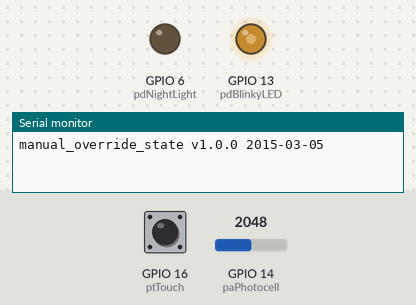
Simulated run of this sketch. Board: ESP32-S3. Parts: output pins drawn as LEDs (lit = HIGH), the last lines printed to the serial monitor. Dashed ring = blinking. Inputs (shaded band) come from the test bench; at power-on: GPIO 14 (paPhotocell) = 2048, GPIO 16 (ptTouch) HIGH.

Above: at 0.1 s.
At 4.2 s:
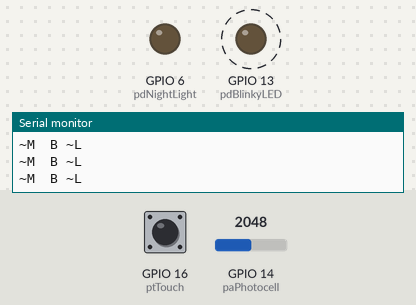
4.3 s: GPIO 14 (paPhotocell) set to 382
6.5 s: GPIO 14 (paPhotocell) set to 345
At 7.8 s:
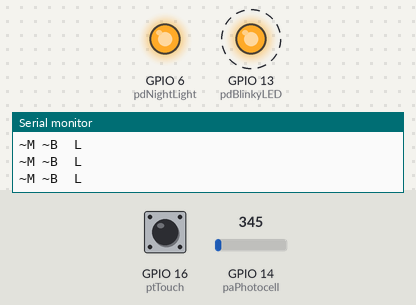
Timing chart, 0 to 15.5 s (numbered marks = the images above; inputs shaded):
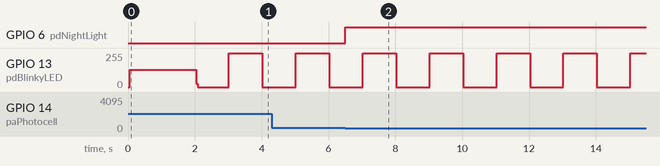

The sketch:

manual_override_state.ino
```cpp
/*
  manual_override_state.ino
  Demonstration of simplified state machine with two inputs:
    a photocell and a touch sensor
  The photocell controls the state of a night light, unless manually overridden
  by a touch to the touch sensor. A second touch rescinds the override.

  The problem as we approached it in class offers an incorrect solution.
  Specifically, if we represent each state with three characters, one each for
  override, room, and LED, with
    override: 0 off, 1 on
    room: 0 dark, 1 lit
    LED: 0 off, 1 on
  we have the following state transition chart:

        000   <--T-->   101 <-
         v                     \
      > 001   <--T-->   100 <\  |
     /                        R R
    R   011   <--T-->   110 </  |
     \   v                     /
      > 010   <--T-->   111 <-

  Illustrating that a touch on the manual override moves back or forth between
  the left and right columns, that state 000 immediately transitions to 001,
  011 similarly transistions to 010, and that a change in the room lighting
  moves between 001 and 010, or between 110 and 111 or between 101 and 111.

  The states that don't persist, namely 000 and 011, could be safely removed.

  This is the state transistion picture I was trying to create. However, there is
  some desired behavior that cannot be achieved with the set of events that are
  listed -- namely a desired transition between 101 and 100 or between 110 and 111
  -- which is translated as "we're in manual override, and wish to turn the LED on
  or off.

  Wah.

  Imposing the additional rule that T will not cause entry into the nonpersistent
  states 000 and 011 would help by using T to transistion from 101 to 100 or from 110 to 111,
  but not the other way 'round.

  We need to add one more event type to allow for the required additional transisitons:
  perhaps a near pass but not a touch to the touch sensor, or perhaps ( more difficult to
  code ) a double-touch on the touch sensor.

  If we encode a partial touch as "P", we could have the following state transistion
  diagram, which would solve the problem completely:

         000   <--T-->   101 <-
          v               ^     \
          v               P     |
          v               v     |
      -> 001   <--T-->   100    |
    /                     ^     |
    |                     R     R
    |                     v     |
    R    011   <--T-->   110    |
    |     v               ^     |
    |     v               P     |
    \     v               v     /
      -> 010   <--T-->   111 <-

  Having now defined the states, the events, and the actions to be taken
  for each event and state, we can now code the states and transitions.

  This program will illustrate one possible instantiation.

*/

#define BAUDRATE 115200

#define ptTouch                  16
#define pdNightLight              6
#define pdBlinkyLED              13
#define paPhotocell              14
#define light_threshold         365
#define light_hysteresis          5
#define full_touch_threshold   1500

float mean, variance, stdev;
int touch_threshold;

int manual_override = 0, room_is_bright = 1, LED = 0;

void setup () {

  pinMode ( pdBlinkyLED, OUTPUT );
  pinMode ( pdNightLight, OUTPUT );

  Serial.begin ( BAUDRATE );
  while ( !Serial && ( millis() < 5000 ) ) {
    digitalWrite ( pdBlinkyLED, 1 - digitalRead ( pdBlinkyLED ) );
    delay ( 100 );
  }

  Serial.println ( "manual_override_state v1.0.0 2015-03-05" );

  const int nLoops = 1000;
  unsigned long sum = 0, sum2 = 0;
  for ( int i = 0; i < nLoops; i++ ) {
    int v = touchRead ( ptTouch );
    sum += v;
    sum2 += v * v;
    digitalWrite ( pdBlinkyLED, ! digitalRead ( pdBlinkyLED ) );
    delay ( 2 );
  }

  mean = sum / nLoops;
  variance = sum2 / nLoops - mean * mean;
  stdev = sqrt ( variance );

  touch_threshold = int ( mean + 2 * stdev );
  Serial.print ( "mean: " ); Serial.println ( mean );
  Serial.print ( "variance: " ); Serial.println ( variance );
  Serial.print ( "std dev: " ); Serial.println ( stdev );
  Serial.print ( "touch threshold: " ); Serial.println ( touch_threshold );

  Serial.println (); Serial.println ( "Done with initialization" );
  delay ( 1000 );

}

#define printInterval_ms  500UL
#define blinkInterval_ms 1000UL

void loop () {
  int event_R, event_P, event_T, counts;
  static unsigned long lastPrintAt_ms = 0L, lastBlinkAt_ms = 0L;

  event_R = 0;
  event_P = 0;
  event_T = 0;

  // begin by determining what event(s) have occurred

  // room lighting
  counts = analogRead ( paPhotocell );
  // Serial.print ( "photocell: " ); Serial.println ( counts ); delay ( 10 );
  if (  (   room_is_bright && ( counts < light_threshold - light_hysteresis ) )
     || ( ! room_is_bright && ( counts > light_threshold + light_hysteresis ) ) ) {
    // light transition has occurred
    event_R = 1;
    room_is_bright = 1 - room_is_bright;
    Serial.println ( room_is_bright ? "room is bright" : "room is dark" );
  }

  // touching
  counts = touchRead ( ptTouch );
  // Serial.print ( "touch: " ); Serial.println ( counts ); delay ( 10 );
  if ( counts > full_touch_threshold ) {
    // full touch has occurred
    event_T = 1;
    Serial.println ( "full touch" );
    while ( touchRead ( ptTouch ) > touch_threshold ) {
      // wait for the person to let go
      delay ( 10 );
    }
    // and a little more just for good measure
    delay ( 100 );
  } else if ( counts > touch_threshold ) {
    // partial touch has occurred
    event_P = 1;
    Serial.println ( "partial touch" );
    while ( touchRead ( ptTouch ) > touch_threshold ) {
      // wait for the person to let go
      delay ( 10 );
    }
    // and a little more just for good measure
    delay ( 100 );
  }

  // now do transitions as required

  if ( event_T ) {
    // full touch switches override value
    manual_override = 1 - manual_override;
  }

  if ( manual_override && event_P ) {
    // partial touch inverts LED
    LED = 1 - LED;
  }

  if ( ! manual_override && event_R ) {
    // room lighting changed, so invert LED
    LED = 1 - LED;
  }

  digitalWrite ( pdNightLight, LED );

  if ( ( millis() - lastPrintAt_ms ) > printInterval_ms ) {

    Serial.print ( manual_override ? " M " : "~M " );
    Serial.print ( room_is_bright  ? " B " : "~B " );
    Serial.print ( LED             ? " L " : "~L " );
    Serial.println ();

    lastPrintAt_ms = millis();
  }

  if ( ( millis() - lastBlinkAt_ms ) > blinkInterval_ms ) {
    digitalWrite ( pdBlinkyLED, ! digitalRead ( pdBlinkyLED ) );
    lastBlinkAt_ms = millis();
  }

}
```

Measured:
- the behaviour switches between 360 and 359 on GPIO 14 (paPhotocell) (found by bisection; images 1 and 2)
- after the input at 6.5 s, GPIO 6 (pdNightLight): LOW → HIGH at once
- by itself, GPIO 13 (pdBlinkyLED): alternates 255/255 for 1.0 s and 0/255 for 1.0 s
